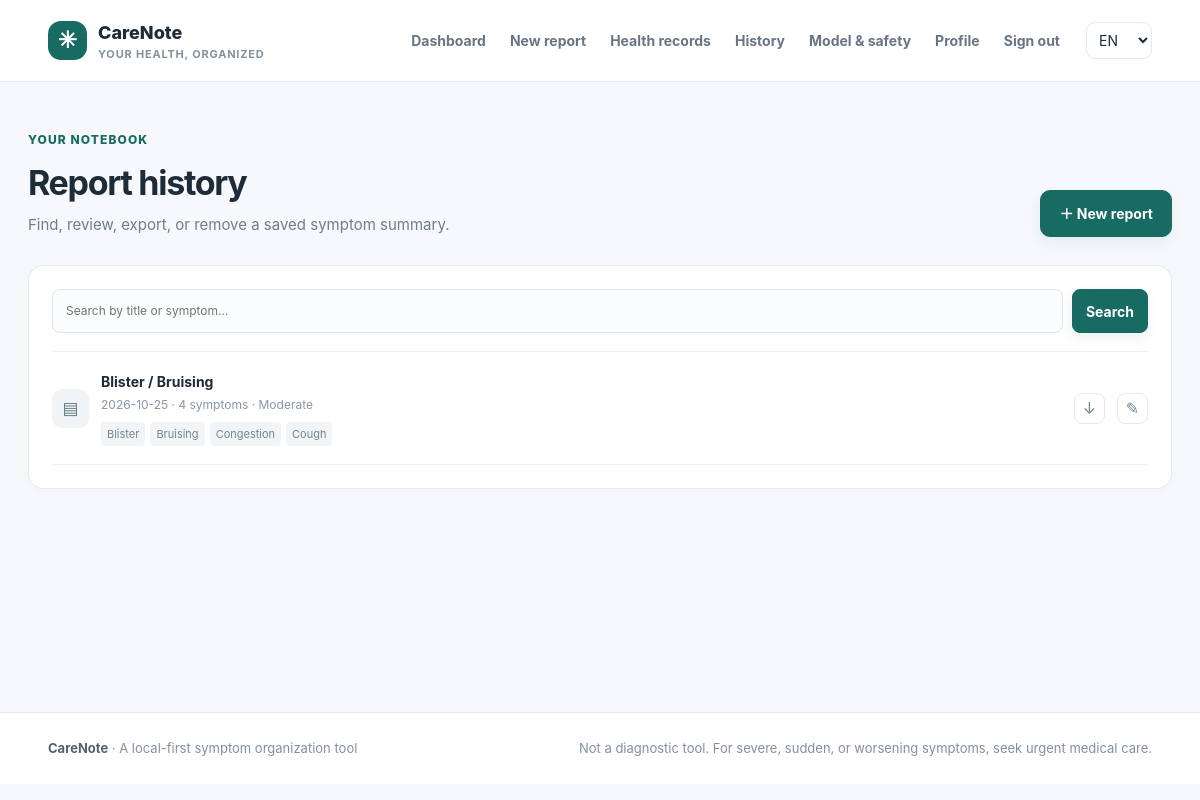
The app's page /reports (signed in) with its own data.
### tables this page shows
CREATE TABLE reports (
                id INTEGER PRIMARY KEY AUTOINCREMENT, user_id INTEGER NOT NULL,
                title TEXT NOT NULL DEFAULT 'Symptom summary', report_json TEXT NOT NULL,
                created_at TEXT NOT NULL, updated_at TEXT NOT NULL,
                FOREIGN KEY(user_id) REFERENCES users(id) ON DELETE CASCADE);

### app.py (the view)
    @app.get("/reports")
    @login_required
    def report_history():
        q=request.args.get("q","").strip()[:100]
        with connect_db() as db:
            if q: rows=db.execute("SELECT id,title,report_json,created_at,updated_at FROM reports WHERE user_id=? AND (title LIKE ? OR report_json LIKE ?) ORDER BY created_at DESC",(g.user["id"],f"%{q}%",f"%{q}%")).fetchall()
            else: rows=db.execute("SELECT id,title,report_json,created_at,updated_at FROM reports WHERE user_id=? ORDER BY created_at DESC",(g.user["id"],)).fetchall()
        reports=[]
        for row in rows:
            data=json.loads(row["report_json"]); reports.append({"id":row["id"],"title":row["title"],"created_at":row["created_at"],"updated_at":row["updated_at"],"symptoms":data.get("symptoms",[]),"severity":data.get("severity","Unsure")})
        return render_template("history.html",title="Report history",reports=reports,q=q)

### templates/history.html
{% extends 'base.html' %}{% block content %}<section class="page-heading"><div><div class="eyebrow">YOUR NOTEBOOK</div><h1>Report history</h1><p>Find, review, export, or remove a saved symptom summary.</p></div><a class="button" href="{{ url_for('new_report') }}">＋ New report</a></section><section class="panel"><form class="search-row" method="get"><label class="sr-only" for="q">Search reports</label><input id="q" type="search" name="q" value="{{ q }}" placeholder="Search by title or symptom…"><button class="button button-small" type="submit">Search</button>{% if q %}<a class="text-link" href="{{ url_for('report_history') }}">Clear</a>{% endif %}</form>{% if reports %}<div class="report-list history-list">{% for report in reports %}<div class="report-row"><span class="report-file">▤</span><a class="report-main" href="{{ url_for('report_detail',report_id=report.id) }}"><strong>{{ report.title }}</strong><small>{{ report.created_at[:10] }} · {{ report.symptoms|length }} symptoms · {{ report.severity }}</small><span class="history-chips">{% for s in report.symptoms[:4] %}<span>{{ s }}</span>{% endfor %}{% if report.symptoms|length>4 %}<span>+{{ report.symptoms|length-4 }}</span>{% endif %}</span></a><a class="icon-link" title="Download PDF" href="{{ url_for('export_saved_report',report_id=report.id) }}">↓</a><a class="icon-link" title="Edit" href="{{ url_for('edit_report',report_id=report.id) }}">✎</a></div>{% endfor %}</div>{% else %}<div class="empty-state"><div class="empty-art">⌕</div><h3>{% if q %}No matching reports{% else %}No reports yet{% endif %}</h3><p>{% if q %}Try another search term.{% else %}Your saved summaries will appear here.{% endif %}</p></div>{% endif %}</section>{% endblock %}

### templates/base.html (shortened to what this page needs)
<!doctype html>
<html lang="{{ language }}">
<head>
  <link rel="stylesheet" href="{{ url_for('static', filename='style.css') }}">
</head>
<body>
<header class="topbar"><a class="brand" href="{{ url_for('landing') }}"><span class="brand-mark">✳</span><span>CareNote<small>YOUR HEALTH, ORGANIZED</small></span></a>
<nav class="nav">
{% if current_user %}<a href="{{ url_for('dashboard') }}" data-i18n="dashboard">Dashboard</a><a href="{{ url_for('new_report') }}" data-i18n="newReport">New report</a><a href="{{ url_for('health_records_page') }}">Health records</a><a href="{{ url_for('report_history') }}" data-i18n="history">History</a><a href="{{ url_for('about_model') }}" data-i18n="model">Model & safety</a><a href="{{ url_for('profile') }}" data-i18n="profile">Profile</a><form method="post" action="{{ url_for('logout') }}" class="inline-form"><input type="hidden" name="csrf_token" value="{{ csrf_token() }}"><button class="nav-button" data-i18n="signOut">Sign out</button></form>
{% else %}<a href="{{ url_for('about_model') }}" data-i18n="model">Model & safety</a><a href="{{ url_for('login') }}" data-i18n="signIn">Sign in</a><a class="button button-small" href="{{ url_for('register') }}" data-i18n="getStarted">Get started</a>{% endif %}
</nav><form method="post" action="{{ url_for('set_language') }}" class="language-form"><select id="language" name="language"><option value="en" {% if language=='en' %}selected{% endif %}>EN</option></select></form></header>
<main class="page-shell">
{% block content %}{% endblock %}
</main>
<footer class="footer"><div><strong>CareNote</strong><span> · A local-first symptom organization tool</span></div><p>Not a diagnostic tool. For severe, sudden, or worsening symptoms, seek urgent medical care.</p></footer>
</body></html>

### records on screen
reports: title "Blister / Bruising", created_at "2026-10-25", symptoms|length "4", severity "Moderate", 4 "Blister" "Bruising" "Congestion" "Cough"
